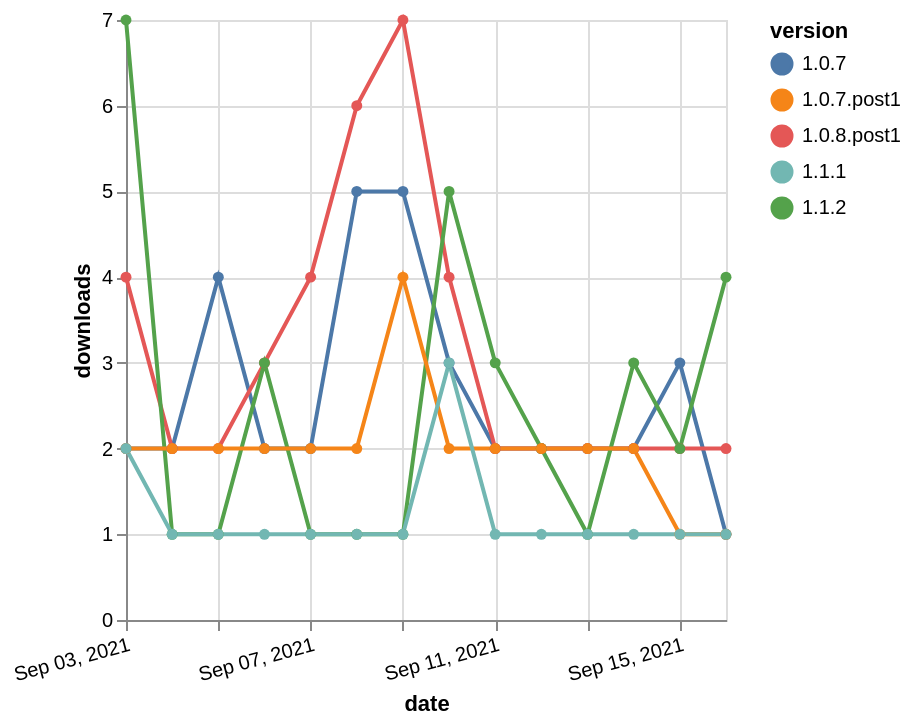

Write the Vega-Lite specification saved for this chart.
### Vega-Lite specification from a JSON file in a GitHub repository (floating-point values rounded to 4 significant figures)
{"$schema": "https://vega.github.io/schema/vega-lite/v5.json", "description": "A simple bar chart with embedded data.", "data": {"values": [{"date": "2021-09-03", "total": 4209, "delta": 2, "version": "1.0.7"}, {"date": "2021-09-04", "total": 4211, "delta": 2, "version": "1.0.7"}, {"date": "2021-09-05", "total": 4215, "delta": 4, "version": "1.0.7"}, {"date": "2021-09-06", "total": 4217, "delta": 2, "version": "1.0.7"}, {"date": "2021-09-07", "total": 4219, "delta": 2, "version": "1.0.7"}, {"date": "2021-09-08", "total": 4224, "delta": 5, "version": "1.0.7"}, {"date": "2021-09-09", "total": 4229, "delta": 5, "version": "1.0.7"}, {"date": "2021-09-10", "total": 4232, "delta": 3, "version": "1.0.7"}, {"date": "2021-09-11", "total": 4234, "delta": 2, "version": "1.0.7"}, {"date": "2021-09-12", "total": 4236, "delta": 2, "version": "1.0.7"}, {"date": "2021-09-13", "total": 4238, "delta": 2, "version": "1.0.7"}, {"date": "2021-09-14", "total": 4240, "delta": 2, "version": "1.0.7"}, {"date": "2021-09-15", "total": 4243, "delta": 3, "version": "1.0.7"}, {"date": "2021-09-16", "total": 4244, "delta": 1, "version": "1.0.7"}, {"date": "2021-09-03", "total": 6031, "delta": 4, "version": "1.0.8.post1"}, {"date": "2021-09-04", "total": 6033, "delta": 2, "version": "1.0.8.post1"}, {"date": "2021-09-05", "total": 6035, "delta": 2, "version": "1.0.8.post1"}, {"date": "2021-09-06", "total": 6038, "delta": 3, "version": "1.0.8.post1"}, {"date": "2021-09-07", "total": 6042, "delta": 4, "version": "1.0.8.post1"}, {"date": "2021-09-08", "total": 6048, "delta": 6, "version": "1.0.8.post1"}, {"date": "2021-09-09", "total": 6055, "delta": 7, "version": "1.0.8.post1"}, {"date": "2021-09-10", "total": 6059, "delta": 4, "version": "1.0.8.post1"}, {"date": "2021-09-11", "total": 6061, "delta": 2, "version": "1.0.8.post1"}, {"date": "2021-09-12", "total": 6063, "delta": 2, "version": "1.0.8.post1"}, {"date": "2021-09-13", "total": 6065, "delta": 2, "version": "1.0.8.post1"}, {"date": "2021-09-14", "total": 6067, "delta": 2, "version": "1.0.8.post1"}, {"date": "2021-09-15", "total": 6069, "delta": 2, "version": "1.0.8.post1"}, {"date": "2021-09-16", "total": 6071, "delta": 2, "version": "1.0.8.post1"}, {"date": "2021-09-03", "total": 47, "delta": 7, "version": "1.1.2"}, {"date": "2021-09-04", "total": 48, "delta": 1, "version": "1.1.2"}, {"date": "2021-09-05", "total": 49, "delta": 1, "version": "1.1.2"}, {"date": "2021-09-06", "total": 52, "delta": 3, "version": "1.1.2"}, {"date": "2021-09-07", "total": 53, "delta": 1, "version": "1.1.2"}, {"date": "2021-09-08", "total": 54, "delta": 1, "version": "1.1.2"}, {"date": "2021-09-09", "total": 55, "delta": 1, "version": "1.1.2"}, {"date": "2021-09-10", "total": 60, "delta": 5, "version": "1.1.2"}, {"date": "2021-09-11", "total": 63, "delta": 3, "version": "1.1.2"}, {"date": "2021-09-12", "total": 65, "delta": 2, "version": "1.1.2"}, {"date": "2021-09-13", "total": 66, "delta": 1, "version": "1.1.2"}, {"date": "2021-09-14", "total": 69, "delta": 3, "version": "1.1.2"}, {"date": "2021-09-15", "total": 71, "delta": 2, "version": "1.1.2"}, {"date": "2021-09-16", "total": 75, "delta": 4, "version": "1.1.2"}, {"date": "2021-09-03", "total": 2614, "delta": 2, "version": "1.0.7.post1"}, {"date": "2021-09-04", "total": 2616, "delta": 2, "version": "1.0.7.post1"}, {"date": "2021-09-05", "total": 2618, "delta": 2, "version": "1.0.7.post1"}, {"date": "2021-09-06", "total": 2620, "delta": 2, "version": "1.0.7.post1"}, {"date": "2021-09-07", "total": 2622, "delta": 2, "version": "1.0.7.post1"}, {"date": "2021-09-08", "total": 2624, "delta": 2, "version": "1.0.7.post1"}, {"date": "2021-09-09", "total": 2628, "delta": 4, "version": "1.0.7.post1"}, {"date": "2021-09-10", "total": 2630, "delta": 2, "version": "1.0.7.post1"}, {"date": "2021-09-11", "total": 2632, "delta": 2, "version": "1.0.7.post1"}, {"date": "2021-09-12", "total": 2634, "delta": 2, "version": "1.0.7.post1"}, {"date": "2021-09-13", "total": 2636, "delta": 2, "version": "1.0.7.post1"}, {"date": "2021-09-14", "total": 2638, "delta": 2, "version": "1.0.7.post1"}, {"date": "2021-09-15", "total": 2639, "delta": 1, "version": "1.0.7.post1"}, {"date": "2021-09-16", "total": 2640, "delta": 1, "version": "1.0.7.post1"}, {"date": "2021-09-03", "total": 185, "delta": 2, "version": "1.1.1"}, {"date": "2021-09-04", "total": 186, "delta": 1, "version": "1.1.1"}, {"date": "2021-09-05", "total": 187, "delta": 1, "version": "1.1.1"}, {"date": "2021-09-06", "total": 188, "delta": 1, "version": "1.1.1"}, {"date": "2021-09-07", "total": 189, "delta": 1, "version": "1.1.1"}, {"date": "2021-09-08", "total": 190, "delta": 1, "version": "1.1.1"}, {"date": "2021-09-09", "total": 191, "delta": 1, "version": "1.1.1"}, {"date": "2021-09-10", "total": 194, "delta": 3, "version": "1.1.1"}, {"date": "2021-09-11", "total": 195, "delta": 1, "version": "1.1.1"}, {"date": "2021-09-12", "total": 196, "delta": 1, "version": "1.1.1"}, {"date": "2021-09-13", "total": 197, "delta": 1, "version": "1.1.1"}, {"date": "2021-09-14", "total": 198, "delta": 1, "version": "1.1.1"}, {"date": "2021-09-15", "total": 199, "delta": 1, "version": "1.1.1"}, {"date": "2021-09-16", "total": 200, "delta": 1, "version": "1.1.1"}]}, "width": "container", "mark": {"type": "line", "point": {"filled": true}}, "encoding": {"x": {"field": "date", "type": "temporal", "timeUnit": "yearmonthdate", "title": "date", "axis": {"labelAngle": -15}}, "y": {"field": "delta", "type": "quantitative", "title": "downloads"}, "color": {"field": "version", "type": "nominal"}, "tooltip": {"field": "delta"}}}
